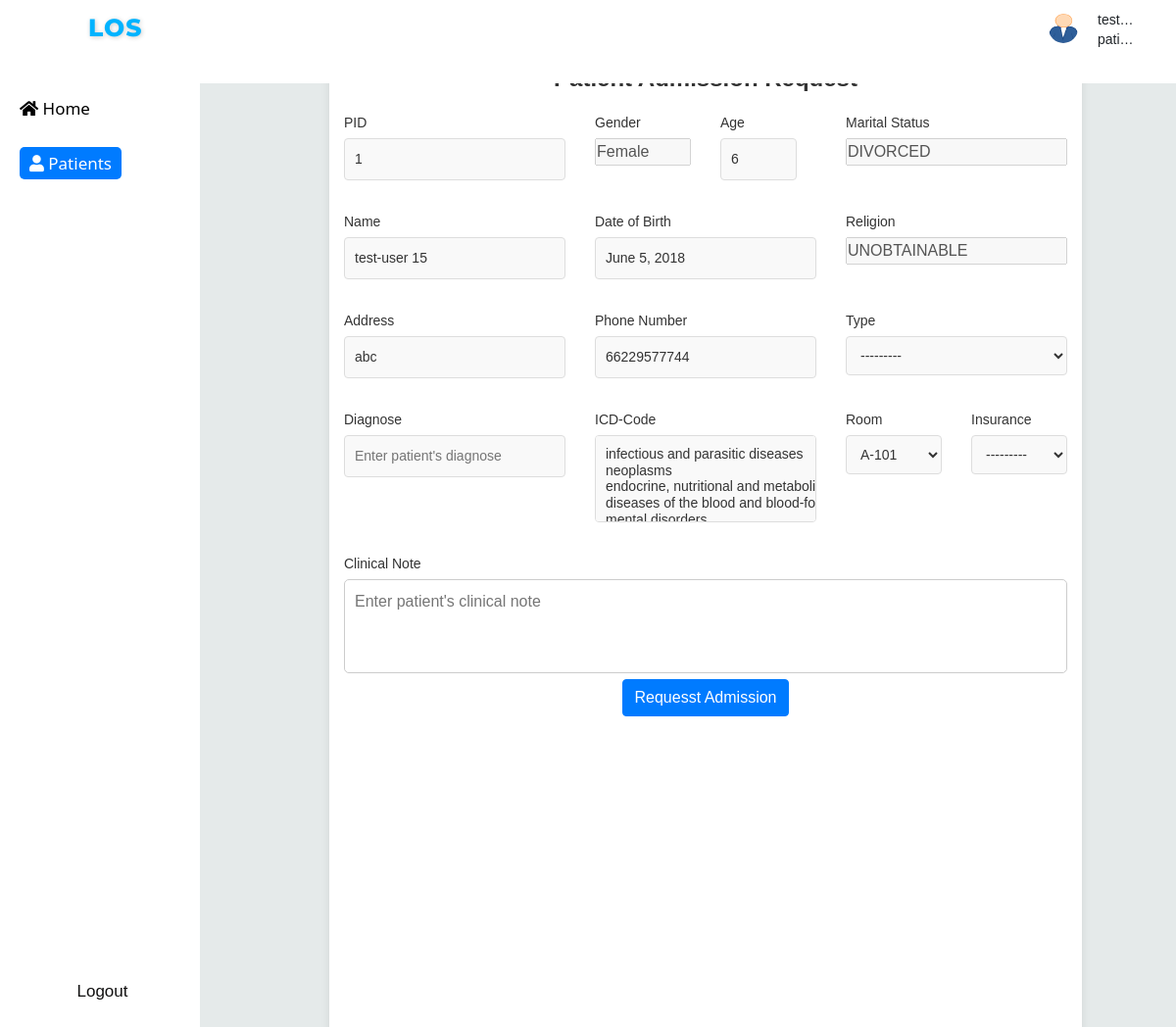
Screenshot of /patients/1/admission_info/create (signed in) with the database file from the repository.
### prediction_app/models.py (models this page shows, shortened)
class User(AbstractBaseUser):
    username = models.CharField(max_length=100, unique=True)
    ROLE_CHOICES = [
        ('admin', 'Admin'),
        ('doctor', 'Doctor'),
        ('patient', 'Patient'),
    ]
    role = models.CharField(
        max_length=10, choices=ROLE_CHOICES, default='admin')
    date_of_birth = models.DateField()
    is_active = models.BooleanField(default=True)
    created_time = models.DateTimeField(auto_now_add=True)
    updated_time = models.DateTimeField(auto_now=True)
    objects = UserManager()
    USERNAME_FIELD = "username"
    REQUIRED_FIELDS = ["date_of_birth"]
    def __str__(self):
        return self.username
    class Meta:
        verbose_name = _("user")
        verbose_name_plural = _("users")

class Patient(models.Model):
    GENDER_CHOICES = [
        ('M', 'Male'),
        ('F', 'Female'),
    ]
    MARITAL_STATUS_CHOICES = [
        ('SINGLE', 'SINGLE'),
        ('MARRIED', 'MARRIED'),
        ('WIDOWED', 'WIDOWED'),
        ('DIVORCED', 'DIVORCED'),
        ('SEPARATED', 'SEPARATED'),
        ('LIFE PARTNER', 'LIFE PARTNER'),
        ('UNKNOWN', 'UNKNOWN'),
    ]
    RELIGION_CHOICES = [
        ('CATHOLIC', 'CATHOLIC'),
        ('PROTESTANT QUAKER', 'PROTESTANT QUAKER'),
        ('UNOBTAINABLE', 'UNOBTAINABLE'),
        ('JEWISH', 'JEWISH'),
        ('NOT SPECIFIED', 'NOT SPECIFIED'),
        ('OTHER', 'OTHER'),
    ]
    ETHNICITY_CHOICES = [
        ('WHITE', 'WHITE'),
        ('BLACK/AFRICAN AMERICAN', 'BLACK/AFRICAN AMERICAN'),
        ('HISPANIC OR LATINO', 'HISPANIC OR LATINO'),
        ('ASIAN', 'ASIAN'),
        ('UNABLE TO OBTAIN', 'UNABLE TO OBTAIN'),
        ('UNKNOWN/NOT SPECIFIED  ', 'UNKNOWN/NOT SPECIFIED '),
        ('OTHER', 'OTHER'),
    ]
    user = models.OneToOneField(User, on_delete=models.CASCADE)
    first_name = models.CharField(max_length=50)
    last_name = models.CharField(max_length=50)
    age = models.PositiveIntegerField()
    phone_number = models.CharField(max_length=15, unique=True)
    date_of_birth = models.DateField()
    address = models.CharField(max_length=150,  blank=True, null=True)
    gender = models.CharField(max_length=1, choices=GENDER_CHOICES)
    marital_status = models.CharField(
        max_length=15, choices=MARITAL_STATUS_CHOICES, default='UNKNOWN')
    religion = models.CharField(
        max_length=20, choices=RELIGION_CHOICES)
    ethnicity = models.CharField(
        max_length=100,
        choices=ETHNICITY_CHOICES,
        null=True,
        blank=True,
        default='ASIAN'
    )
    photo = models.ImageField(
        upload_to='patient_photos/', blank=True, null=True)
    created_time = models.DateTimeField(auto_now_add=True)
    updated_time = models.DateTimeField(auto_now=True)
    def __str__(self):
        return f"{self.first_name} {self.last_name}"

### prediction_app/views/add_new_admission.py (the view)
# urls.py: path('patients/<int:id>/admission_info/create', add_new_admission, name='add_new_admission'),
@permission_classes([IsAuthenticated])
def add_new_admission(request, id):
    LOS_ID_TO_LABEL = {
        0: 'Less than 3 days',
        1: '3-7 days',
        2: '7-14 days',
        3: 'More than 14 days'
    }
    patient = Patient.objects.get(id=id)
    patient_in_treatment = Count("admission", filter=Q(admission__status="In Treatment"))
    rooms = Room.objects.annotate(num_patients=patient_in_treatment).filter(num_patients__lt=F("max_beds"))
    if request.method == 'POST':
        data = request.POST.copy()
        data['subject'] = patient
        form = AddNewAdmission(data)
        if form.is_valid():
            try:
                admission = form.save()
                messages.success(request, 'Sent admission request Successfully!')
                X = {
                    "TEXT": admission.clinical_note,
                    "DIAGNOSIS": admission.diagnose,
                    "GENDER": patient.gender,
                    "ADMISSION_TYPE": admission.admission_type,
                    "INSURANCE": admission.insurance,
                    "RELIGION": patient.religion,
                    "ETHNICITY": patient.ethnicity,
                    "MARITAL_STATUS": patient.marital_status,
                    "AGE": patient.age,
                    "FIRST_CAREUNIT": "ICU"  # Assuming default value
                }
                X_input = pd.Series(X)
                print(X_input)
                los_model = LosModel().load_model()  # Load your model
                predicted_los_label = los_model.predict(X_input)
                print(predicted_los_label)
                admission.los_label = LOS_ID_TO_LABEL[predicted_los_label[0]]
                admission.save()
                return HttpResponseRedirect(reverse('get_admission_info', args=[id, admission.hadm_id]))
            except Exception as e:
                logging.error(f'Error saving: {e}')
                return render(request, 'add_new_admission.html', {'error_message': 'Error saving', 'patient':patient, "rooms": rooms, 'form': form})
        else:
            return render(request, 'add_new_admission.html', {'form': form, 'error_message': 'Invalid input.', 'patient':patient, "rooms": rooms})
    elif request.method == 'GET':
        return render(request, 'add_new_admission.html', {'form': AddNewAdmission(), 'patient':patient, "rooms": rooms})
    return render(request, 'add_new_admission.html', {'form': AddNewAdmission(), 'patient':patient, "rooms": rooms})

### prediction_app/models.py (called while the page is built)
    def __str__(self):
        return f"{_ if self.area is None else self.area.name}-{self.number}"

### prediction_app/templates/add_new_admission.html (shortened to what this page needs)
{% extends "base.html" %}
{% load static %}
{% block style %}
{{ block.super }}
<link rel="stylesheet" href="{% static 'prediction_app/add_new_patients.css' %}">
{% endblock %}
{% block page %}
<div class="container">
	<h2>Patient Admission Request</h2>
	<div class="form-container">
		<form action="{% url 'add_new_admission' patient.id %}" method="POST">
			<div class="row">
				<div class="col-4">
					<label for="PID">PID</label>
					<input style="width: 100%;" type="text" id="PID" name="id" value="{{ patient.id }}" disabled>
				</div>
				<div class="col-2">
					<label for="gender">Gender</label>
					<input style="width: 100%;" id="gender" name="gender" value="{{ patient.get_gender_display }}" disabled>
				</div>
				<div class="col-2">
					<label for="age">Age</label>
					<input style="width: 80%;" type="text" id="age" name="age" value="{{ patient.age }}" disabled>
				</div>
				<div class="col-4">
					<label for="marital_status">Marital Status</label>
					<input style="width: 100%;" id="marital_status" name="marital_status" value="{{ patient.get_marital_status_display }}" disabled>
				</div>
			</div>
			<div class="row">
				<div class="col-4">
					<label for="name">Name</label>
					<input type="text" id="name" name="name" value="{{ patient }}" disabled>
				</div>
				<div class="col-4">
					<label for="dob">Date of Birth</label>
					<input type="text" id="dob" name="date_of_birth" placeholder="Enter patient's birthdate" value="{{ patient.date_of_birth }}" disabled>
				</div>
				<div class="col-4">
					<label for="religion">Religion</label>
					<input style="width: 100%;" id="religion" name="religion" value="{{ patient.get_religion_display }}" disabled>
				</div>
			</div>
			<div class="row">
				<div class="col-4">
					<label for="Address">Address</label>
					<input type="text" id="Address" name="Address" value="{{ patient.address }}" disabled>
				</div>
				<div class="col-4">
					<label for="phone_number">Phone Number</label>
					<input type="tel" id="phone_number" name="phone_number" value="{{ patient.phone_number }}"
					disabled>
				</div>
				<div class="col-4">
					<label for="type">Type</label>
					{{ form.admission_type }}
				</div>
			</div>
			<div class="row">
				<div class="col-4">
					<label for="diagnose">Diagnose</label>
					<input type="text" id="diagnose" name="diagnose" placeholder="Enter patient's diagnose" required>
				</div>
				<div class="col-4">
					<label for="icd-code">ICD-Code</label>
					{{ form.icd_code }}
				</div>
				<div class="col-2">
					<label for="room">Room</label>
					<select id="room" name="room" required>
						{% for room in rooms %}
							<option value="{{ room.id }}">{{ room }}</option>
						{% endfor %}
					</select>
				</div>
				<div class="col-2">
					<label for="insurance">Insurance</label>
						{{ form.insurance }}
				</div>
			</div>
			<div class="row">
				<div class="col-12">
					<label for="clinical_note">Clinical Note</label>
					<textarea class="note-box" name="clinical_note" placeholder="Enter patient's clinical note"></textarea>
				</div>
			</div>
			<button style="display: block;margin-left: auto;margin-right: auto;" type="submit"
				class="btn btn-primary">Requesst Admission</button>
		</form>
	</div>
</div>
{% endblock %}
{% block patients %}
<div>
	<a style="color: white; background-color: #007bff;border-radius: 5px;padding: 5px 10px;text-decoration: none;"
		href="{% url 'get_patients' %}"> <i class="fas fa-user"></i> Patients</a>
</div>
{% endblock %}

### prediction_app/templates/base.html (shortened to what this page needs)
{% load static %}
<html>
<head>
    {% block style %}
    <link rel="stylesheet" href="//cdnjs.cloudflare.com/ajax/libs/twitter-bootstrap/4.0.0/css/bootstrap.css">
    <link rel="stylesheet" href="//cdn.datatables.net/1.10.16/css/dataTables.bootstrap4.min.css">
    <link rel="stylesheet" href="https://cdnjs.cloudflare.com/ajax/libs/font-awesome/5.15.4/css/all.min.css">
    <link rel="stylesheet" href="{% static 'prediction_app/style.css' %}">
    {% endblock %}
</head>
<body>
    <div class="grandparent">
        <div class="header">
            <div class="app-name">LoS</div>
            <div class="user-panel">
                <img src="{% static 'prediction_app/images.png' %}" alt="Form Image" class="image">
                <span class="user-name">{{request.user}}</span>
                <span class="user-name" style="top: 20px; text-align: center;">{{request.user.role}}</span>
            </div>
        </div>
        <div class="parent">
            <div class="sidenav">
                {% block home %}
                <div class="Home">
                    <a href="{% url 'home' %}"> <i class="fas fa-home"></i> Home</a>
                </div>
                {% endblock %}
                {% block patients %}{% endblock %}
                {% if user.is_authenticated %}
                <a href="{% url 'user_out' %}" style="
                    position: relative;
                    margin-left: auto;
                    margin-right: auto;
                    margin-top: auto;
                    margin-bottom: 4rem;
                    color: rgb(17, 16, 16);">Logout</a>
                {% endif %}
            </div>
            <div class="main-page">
                {% if user.is_authenticated %}
                {% block page %}
                {% endblock %}
                {% else %}
                <h3> Please sign-in to access this page</h3>
                {% endif %}
            </div>
        </div>
    </div>
</body>
</html>

### prediction_app/static/prediction_app/style.css (style rules this page uses)
.app-name { position: absolute; font-family: 'Montserrat', sans-serif; font-size: 25px; font-weight: 800; color: rgb(0, 179, 255); letter-spacing: 1px; text-transform: uppercase; text-shadow: 1px 1px 5px rgba(0, 0, 0, 0.2); top:10;left:90; margin-bottom: 50px; }
.sidenav { height: 100%; width: 17%; position: relative; z-index: 1; background-color: white; overflow-x: hidden; padding-top: 4rem; opacity: 20; padding-left: 5px; align-items: flex-start; display: flex; flex-direction: column; }
* { margin: 0; padding: 0; }
.sidenav div { margin-bottom: 10px; padding: 10px 15px; font-family: 'Segoe UI', sans-serif; }
a { color: black; text-decoration: none; font-size: 17px; text-align: center; }
.main-page { flex: 8; height: 100%; width: 100%; margin-top: 7%; margin-left: 3%; min-width: 20%; }
.parent { width: 100%; height: 100%; display: flex; align-items: center; margin-top: 2%; }
.grandparent { width: 100%; height: 100%; border-radius: 5px; background-color: #e5e9e9ee; overflow-y: auto; overflow-x: auto; }
.header { position: absolute; height: 8%; width: 100%; background-color: #FFF; text-align: center; align-items: center; z-index: 2; }
.image { position: absolute; height: 30px; width: 30px; top: 14px; right: 100px; border-radius:50%; margin-left: 20px; }
.user-name { position: absolute; margin-top: 10px; right: 20px; padding-right: 20px; max-width: 60px; white-space: nowrap; overflow: hidden; text-overflow: ellipsis; font-size: 14px; }
.user-panel { left: 95%; }

### prediction_app/static/prediction_app/add_new_patients.css (style rules this page uses)
* { margin: 0; padding: 0; box-sizing: border-box; }
body { font-family: Arial, sans-serif; background-color: #f0f2f5; }
.row { margin-bottom: 2rem; }
.container { height: 100%; width: 100%; max-width: 80%; background-color: #fff; border-radius: 8px; box-shadow: 0 4px 8px rgba(0, 0, 0, 0.1); margin-bottom: 100px }
h2 { font-size: 24px; font-weight: 600; color: #333; text-align: center; margin-bottom: 20px; }
.form-container { display: flex; flex-direction: column; }
label { font-size: 14px; color: #333; margin-bottom: 5px; }
input[type="text"], input[type="number"], input[type="tel"], input[type="date"], select { padding: 10px; font-size: 14px; border: 1px solid #ddd; border-radius: 4px; background-color: #f9f9f9; color: #333; width: 100%; }
.note-box { width: 100%; height: 100%; padding: 10px; font-size: 16px; border: 1px solid #ccc; border-radius: 5px; resize: none; }

### rows the page displays
User: user "test…", user.role "pati…"
Patient: id "1", gender "Female", age "6", marital_status "DIVORCED", name "test-user 15", date_of_birth "June 5, 2018", religion "UNOBTAINABLE", Address "abc", phone_number "66229577744"

### other values shown
form field room "A-101"
